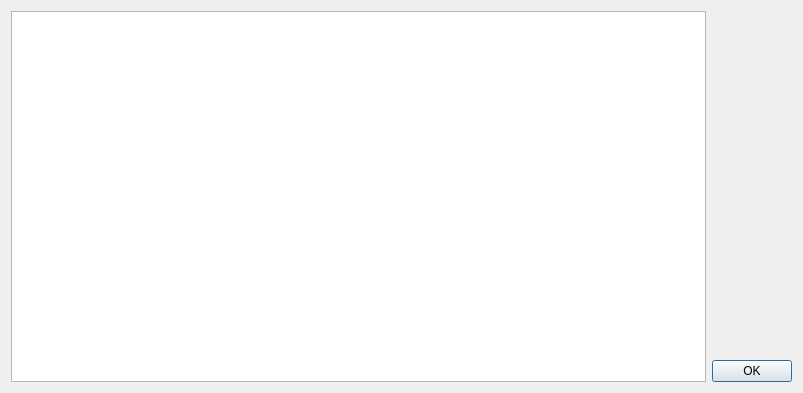
<?xml version="1.0" encoding="UTF-8"?>
<ui version="4.0">
 <class>Dialog</class>
 <widget class="QDialog" name="Dialog">
  <property name="geometry">
   <rect>
    <x>0</x>
    <y>0</y>
    <width>803</width>
    <height>393</height>
   </rect>
  </property>
  <property name="windowTitle">
   <string>Select folder</string>
  </property>
  <layout class="QGridLayout" name="gridLayout">
   <item row="0" column="0">
    <widget class="QListWidget" name="listFile"/>
   </item>
   <item row="0" column="1">
    <layout class="QVBoxLayout" name="verticalLayout">
     <item>
      <spacer name="verticalSpacer">
       <property name="orientation">
        <enum>Qt::Vertical</enum>
       </property>
       <property name="sizeHint" stdset="0">
        <size>
         <width>20</width>
         <height>40</height>
        </size>
       </property>
      </spacer>
     </item>
     <item>
      <widget class="QPushButton" name="btnOkay">
       <property name="text">
        <string>OK</string>
       </property>
      </widget>
     </item>
    </layout>
   </item>
  </layout>
 </widget>
 <resources/>
 <connections>
  <connection>
   <sender>btnOkay</sender>
   <signal>clicked()</signal>
   <receiver>Dialog</receiver>
   <slot>accept()</slot>
   <hints>
    <hint type="sourcelabel">
     <x>774</x>
     <y>375</y>
    </hint>
    <hint type="destinationlabel">
     <x>401</x>
     <y>196</y>
    </hint>
   </hints>
  </connection>
 </connections>
</ui>
